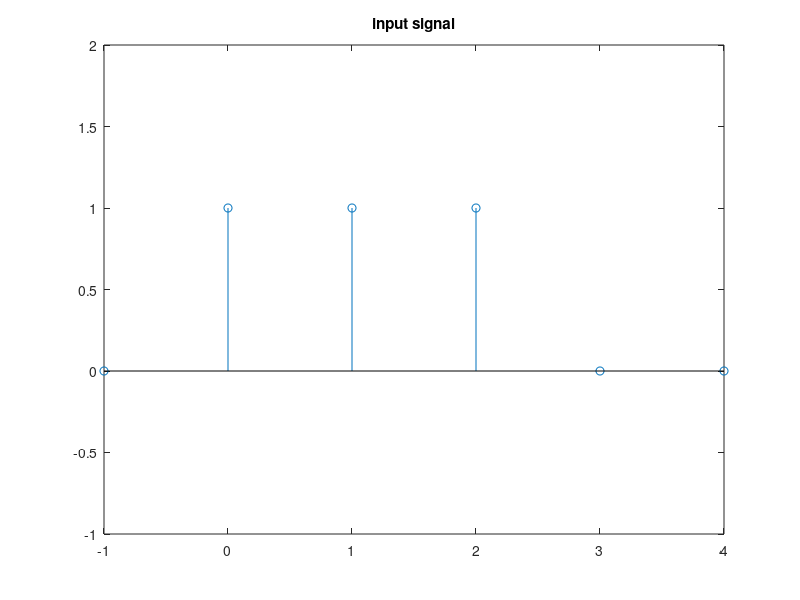
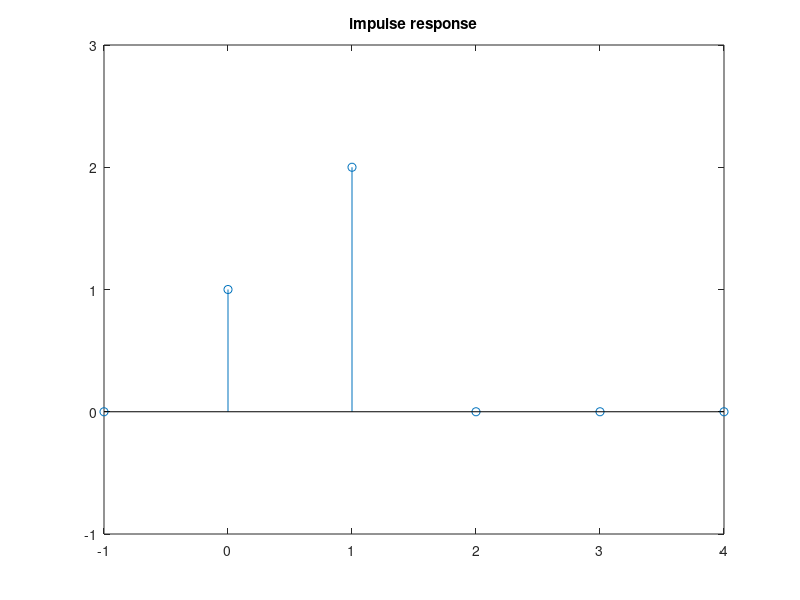
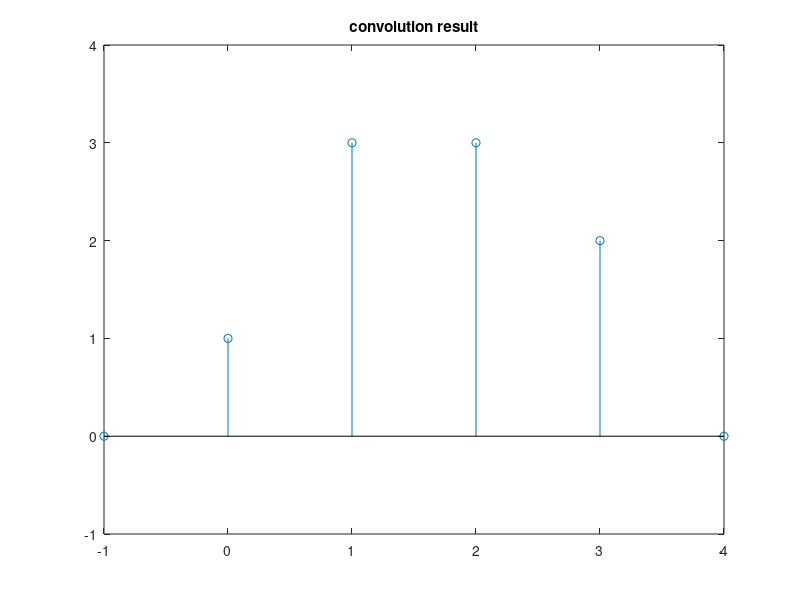

Recreate these plots in MATLAB, in order.
% conv example
% EECE 4510 / 5510 - Marquette University
% Fred J. Frigo
% Sep - 2021

x=[1 1 1]; % input signal
h = [1 2]; % impulse response

figure();
stem([-1:4], [0,x,0,0]);
axis( [-1 4 -1 2]);
title("input signal");

figure();
stem([-1:4], [0,h,0,0,0]);
axis( [-1 4 -1 3]);
title("impulse response");

figure();
y=conv(x,h);
stem([-1:4],[0,y,0]);
axis( [-1 4 -1 4]);
title("convolution result");
